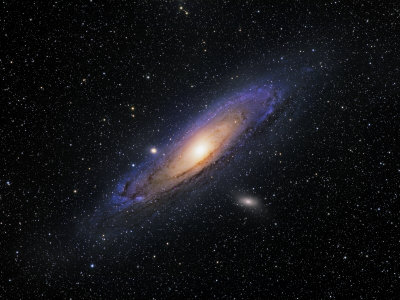
%> input picture TP1-Telechargement/images seules/andromeda.bmp, 400 x 300 px
$ octave tp3_1.m   (GNU Octave 9; MATLAB toolbox functions it lacks are replaced by stand-ins)
%> lines starting %> are read from the running program, lines starting %| are printed output that depends on the picture
close all
clear all
A=imread('andromeda.bmp');
%> A is the input picture: size 300x400x3 uint8; mean R, G, B 21.4, 21.5, 25.4
R(:,:)=A(:,:,1);
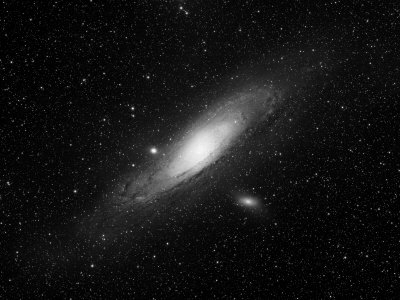
%> R: size 300x400 uint8; min 0, max 248, mean 21.4
V(:,:)=A(:,:,2);
B(:,:)=A(:,:,3);
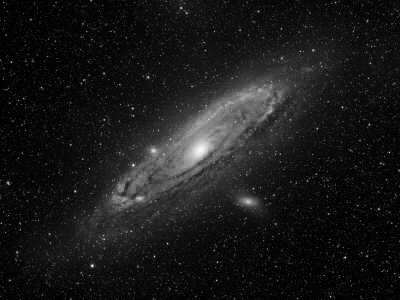
%> B: size 300x400 uint8; min 0, max 255, mean 25.4
Val=max(A,[],3) ;
[counts,x]=imhist(R,256);
%> counts = 256 values, max 9071 at index 1, min 0 at index 246, mean 468.8; x = 256 values from 0 to 255
plot(x,counts,"linewidth",4)
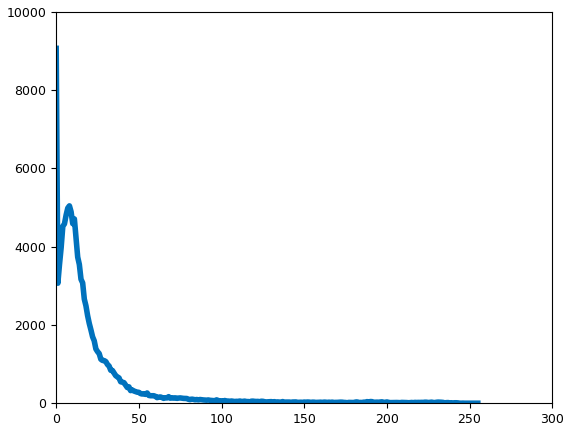
%> figure redrawn from the program's plot data; curve peaks at x = 0, y = 9071
[counts,x]=imhist(Val,256);
%> counts = 256 values, max 4640 at index 1, min 0 at index 248, mean 468.8
figure, plot(x,counts,"linewidth",4)
%> after `plot(x,counts,"linewidth",4)`:
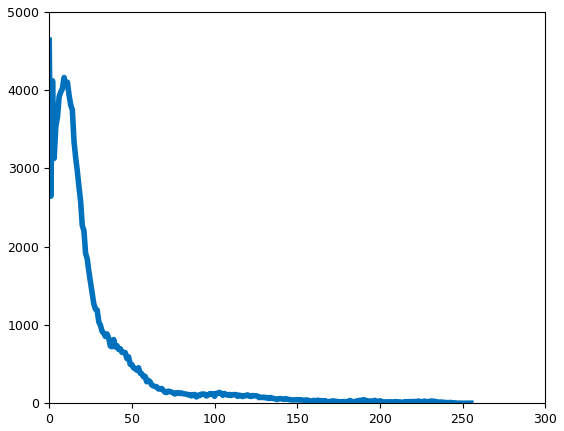
%> figure redrawn from the program's plot data; curve peaks at x = 0, y = 4640
